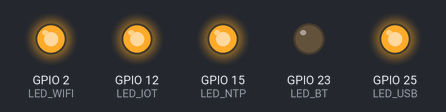
Bench run of a sketch on a simulated ESP32. On the bench: output pins drawn as LEDs (lit = HIGH).

Above: at 0.5 s.
At 3.5 s:
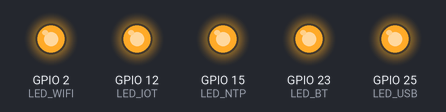
At 4.5 s:
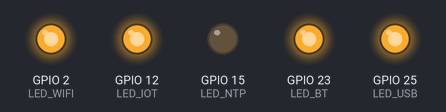
At 6.5 s:
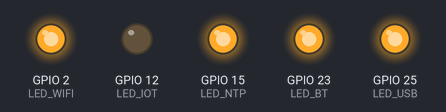
At 8.5 s:
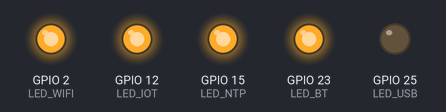
At 12.5 s:
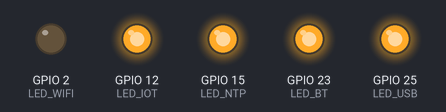
Timing chart, 0 to 13.0 s (numbered marks = the images above):
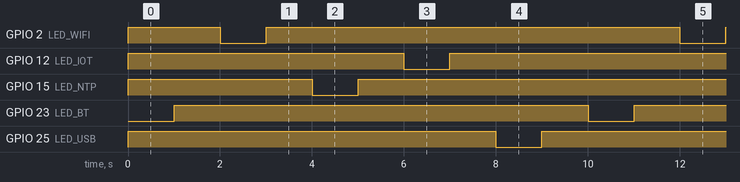

The sketch:

kidbright_02_blink.ino
```cpp
#define LED_BT 23
#define LED_WIFI 2
#define LED_NTP 15
#define LED_IOT 12
#define LED_USB 25

void setup() {
  pinMode(LED_BT, OUTPUT);
  pinMode(LED_WIFI, OUTPUT);
  pinMode(LED_NTP, OUTPUT);
  pinMode(LED_IOT, OUTPUT);
  pinMode(LED_USB, OUTPUT);

  digitalWrite(LED_BT, HIGH);
  digitalWrite(LED_WIFI, HIGH);
  digitalWrite(LED_NTP, HIGH);
  digitalWrite(LED_IOT, HIGH);
  digitalWrite(LED_USB, HIGH);
}

void loop() {
  digitalWrite(LED_BT, LOW);    delay(1000);    digitalWrite(LED_BT, HIGH);     delay(1000);
  digitalWrite(LED_WIFI, LOW);  delay(1000);    digitalWrite(LED_WIFI, HIGH);   delay(1000);
  digitalWrite(LED_NTP, LOW);   delay(1000);    digitalWrite(LED_NTP, HIGH);    delay(1000);
  digitalWrite(LED_IOT, LOW);   delay(1000);    digitalWrite(LED_IOT, HIGH);    delay(1000);
  digitalWrite(LED_USB, LOW);   delay(1000);    digitalWrite(LED_USB, HIGH);    delay(1000);
}
```

Measured:
- by itself, GPIO 2 (LED_WIFI), GPIO 12 (LED_IOT), GPIO 15 (LED_NTP), GPIO 23 (LED_BT), GPIO 25 (LED_USB): alternates HIGH for 9.0 s and LOW for 1.0 s
- by itself, everything shown: repeats every 10.0 s, in 10 steps
